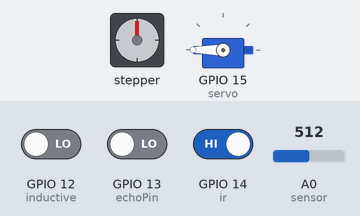
A sketch run on a simulated ESP8266 (NodeMCU). Shown: stepper motor, servo. Wiring (inferred from the names in the program): stepper motor (2048 steps per turn assumed): coils GPIO 5, GPIO 4, GPIO 0, GPIO 2. The test bench sets the inputs (shaded band); at power-on: GPIO 14 (ir) HIGH, GPIO 12 (inductive) LOW, GPIO 13 (echoPin) LOW, A0 (sensor) = 512. WiFi joins after 1.5 s; servers stay silent unless stated; what the sketch prints to the serial monitor is not drawn.

Above: at 3.2 s.
3.3 s: GPIO 14 (ir) driven LOW
At 5.7 s:
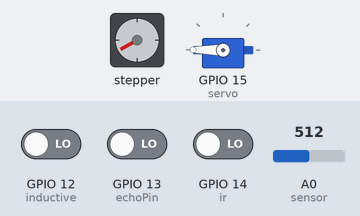
At 8.4 s:
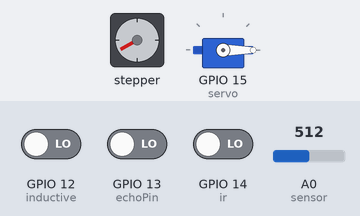
16.3 s: GPIO 12 (inductive) driven HIGH
At 25.3 s:
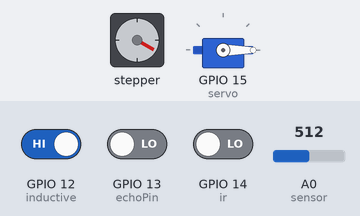
Timing chart, 0 to 58.0 s (numbered marks = the images above; inputs shaded):
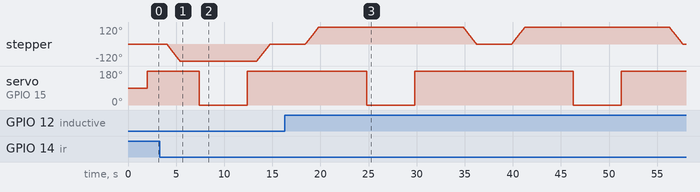

The sketch:

fully_final_code.ino
```cpp
#include <Servo.h>
#include <Arduino.h>
#if defined(ESP32)
  #include <WiFi.h>
#elif defined(ESP8266)
  #include <ESP8266WiFi.h>
#endif
#include <Firebase_ESP_Client.h>

// Include the ultrasonic sensor library
#include <Ultrasonic.h>
// Insert your network credentials
#define WIFI_SSID "LAVA"
#define WIFI_PASSWORD "123456789"

// Insert Firebase project API Key
#define API_KEY "AIzaSyA4ez6GPL6kuECR1hrhL_9pEPLZwigD8as"

// Insert Authorized Email and Corresponding Password
#define USER_EMAIL "imtiyazuddin959@gmail.com"
#define USER_PASSWORD "Dsc@1234"

// Insert RTDB URL
#define DATABASE_URL "https://distance-measurement-4a0c6-default-rtdb.asia-southeast1.firebasedatabase.app/"
// Define Firebase objects
FirebaseData fbdo;
FirebaseAuth auth;
FirebaseConfig config;

// Variable to save USER UID
String uid;

// Variables to save database paths
String databasePath;
String distancePath;

// Ultrasonic sensor pins
#define trigPin 16   //D0
#define echoPin 13   //D7
Ultrasonic ultrasonic(trigPin, echoPin);

// Timer variables (send new readings every three minutes)
unsigned long sendDataPrevMillis = 0;
unsigned long timerDelay = 1000;

#define sensor A0
int  ir =14;
int inductive = 12;
Servo servo;
int motorPin1 = 5;  // Blue   - 28BYJ48 pin 1
int motorPin2 = 4;  // Pink   - 28BYJ48 pin 2
int motorPin3 = 0; // Yellow - 28BYJ48 pin 3
int motorPin4 = 2;
int motorSpeed = 1;

// Initialize WiFi
void initWiFi() {
  WiFi.begin(WIFI_SSID, WIFI_PASSWORD);
  Serial.print("Connecting to WiFi ..");
  while (WiFi.status() != WL_CONNECTED) {
    Serial.print('.');
    delay(1000);
  }
  Serial.println(WiFi.localIP());
  Serial.println();
}

// Write float values to the database
void sendFloat(String path, float value){
  if (Firebase.RTDB.setFloat(&fbdo, path.c_str(), value)){
    Serial.print("Writing value: ");
    Serial.print (value);
    Serial.print(" on the following path: ");
    Serial.println(path);
    Serial.println("PASSED");
    Serial.println("PATH: " + fbdo.dataPath());
    Serial.println("TYPE: " + fbdo.dataType());
  }
  else {
    Serial.println("FAILED");
    Serial.println("REASON: " + fbdo.errorReason());
  }
}

float calculateDistance() {
  digitalWrite(trigPin, LOW);
  delayMicroseconds(2);
  digitalWrite(trigPin, HIGH);
  delayMicroseconds(10);
  digitalWrite(trigPin, LOW);

  unsigned long duration = pulseIn(echoPin, HIGH);
  while(digitalRead(echoPin) == HIGH);
  // Speed of sound is approximately 343 meters per second (or 0.0343 cm/microsecond)
  float distance = (duration * 0.0343) / 2.0; // Divide by 2 because the sound travels to the object and back

  return distance;
}

void setup() {
  // put your setup code here, to run once:

  Serial.begin(115200);
  pinMode(ir,INPUT);
  pinMode(inductive,INPUT);
  servo.attach(15);
  pinMode(motorPin1, OUTPUT);
  pinMode(motorPin2, OUTPUT);
  pinMode(motorPin3, OUTPUT);
  pinMode(motorPin4, OUTPUT);

  initWiFi();

  // Assign the api key (required)
  config.api_key = API_KEY;

  // Assign the user sign in credentials
  auth.user.email = USER_EMAIL;
  auth.user.password = USER_PASSWORD;

  // Assign the RTDB URL (required)
  config.database_url = DATABASE_URL;

  Firebase.reconnectWiFi(true);
  fbdo.setResponseSize(4096);

  // Initialize the library with the Firebase authen and config
  Firebase.begin(&config, &auth);

  // Getting the user UID might take a few seconds
  Serial.println("Getting User UID");
  while ((auth.token.uid) == "") {
    Serial.print('.');
    delay(1000);
  }
  // Print user UID
  uid = auth.token.uid.c_str();
  Serial.print("User UID: ");
  Serial.println(uid);

  // Update database path
  databasePath = "/UsersData/" + uid;

  // Update database path for sensor readings
  distancePath = databasePath + "/distance"; // --> UsersData/<user_uid>/distance

}

void clockwise (){
 // 1
 digitalWrite(motorPin1, HIGH);
 digitalWrite(motorPin2, LOW);
 digitalWrite(motorPin3, LOW);
 digitalWrite(motorPin4, LOW);
 delay(motorSpeed);
 // 2
 digitalWrite(motorPin1, HIGH);
 digitalWrite(motorPin2, HIGH);
 digitalWrite(motorPin3, LOW);
 digitalWrite(motorPin4, LOW);
 delay (motorSpeed);
 // 3
 digitalWrite(motorPin1, LOW);
 digitalWrite(motorPin2, HIGH);
 digitalWrite(motorPin3, LOW);
 digitalWrite(motorPin4, LOW);
 delay(motorSpeed);
 // 4
 digitalWrite(motorPin1, LOW);
 digitalWrite(motorPin2, HIGH);
 digitalWrite(motorPin3, HIGH);
 digitalWrite(motorPin4, LOW);
 delay(motorSpeed);
 // 5
 digitalWrite(motorPin1, LOW);
 digitalWrite(motorPin2, LOW);
 digitalWrite(motorPin3, HIGH);
 digitalWrite(motorPin4, LOW);
 delay(motorSpeed);
 // 6
 digitalWrite(motorPin1, LOW);
 digitalWrite(motorPin2, LOW);
 digitalWrite(motorPin3, HIGH);
 digitalWrite(motorPin4, HIGH);
 delay (motorSpeed);
 // 7
 digitalWrite(motorPin1, LOW);
 digitalWrite(motorPin2, LOW);
 digitalWrite(motorPin3, LOW);
 digitalWrite(motorPin4, HIGH);
 delay(motorSpeed);
 // 8
 digitalWrite(motorPin1, HIGH);
 digitalWrite(motorPin2, LOW);
 digitalWrite(motorPin3, LOW);
 digitalWrite(motorPin4, HIGH);
 delay(motorSpeed);
}

//////////////////////////////////////////////////////////////////////////////
//set pins to ULN2003 high in sequence from 4 to 1
//delay "motorSpeed" between each pin setting (to determine speed)

void counterclockwise(){
 // 1
 digitalWrite(motorPin4, HIGH);
 digitalWrite(motorPin3, LOW);
 digitalWrite(motorPin2, LOW);
 digitalWrite(motorPin1, LOW);
 delay(motorSpeed);
 // 2
 digitalWrite(motorPin4, HIGH);
 digitalWrite(motorPin3, HIGH);
 digitalWrite(motorPin2, LOW);
 digitalWrite(motorPin1, LOW);
 delay (motorSpeed);
 // 3
 digitalWrite(motorPin4, LOW);
 digitalWrite(motorPin3, HIGH);
 digitalWrite(motorPin2, LOW);
 digitalWrite(motorPin1, LOW);
 delay(motorSpeed);
 // 4
 digitalWrite(motorPin4, LOW);
 digitalWrite(motorPin3, HIGH);
 digitalWrite(motorPin2, HIGH);
 digitalWrite(motorPin1, LOW);
 delay(motorSpeed);
 // 5
 digitalWrite(motorPin4, LOW);
 digitalWrite(motorPin3, LOW);
 digitalWrite(motorPin2, HIGH);
 digitalWrite(motorPin1, LOW);
 delay(motorSpeed);
 // 6
 digitalWrite(motorPin4, LOW);
 digitalWrite(motorPin3, LOW);
 digitalWrite(motorPin2, HIGH);
 digitalWrite(motorPin1, HIGH);
 delay (motorSpeed);
 // 7
 digitalWrite(motorPin4, LOW);
 digitalWrite(motorPin3, LOW);
 digitalWrite(motorPin2, LOW);
 digitalWrite(motorPin1, HIGH);
 delay(motorSpeed);
 // 8
 digitalWrite(motorPin4, HIGH);
 digitalWrite(motorPin3, LOW);
 digitalWrite(motorPin2, LOW);
 digitalWrite(motorPin1, HIGH);
 delay(motorSpeed);
}


int irfun(){
  int ir_value=digitalRead(ir);
  return ir_value;
}

int inductivefun(){
  int inductive_value =digitalRead(inductive);
  return inductive_value;
}

int moisture_sensor(){
  int val = analogRead(sensor);
  Serial.println("Analog Output: ");
  Serial.println(val);
  delay(500);
  return val;
}

void finalvalue(){
  // Send new readings to database
  if (Firebase.ready() && (millis() - sendDataPrevMillis > timerDelay || sendDataPrevMillis == 0)){
    sendDataPrevMillis = millis();

    // Get latest sensor readings
    float distance = calculateDistance();
    Serial.println(distance);

    // Send reading to database:
    sendFloat(distancePath, distance);
}
}
void loop() {
  // put your main code here, to run repeatedly:
  servo.write(180);

  int ir = irfun();
  if(ir==0){
      Serial.println("waste aaya");
      int inductive = inductivefun();
      if(inductive==0){
        Serial.println("waste is metal");
        for(int i = 0; i < 171; i++)
          counterclockwise();
        delay(2000); // rotate slowly from 0 degrees to 180 degrees, one by one degree
        servo.write(-180);
        delay(5000); // control servo to go to position in variable 'pos'
        servo.write(180);
        delay(1000);
        for(int n = 0; n < 171; n++) // good
          clockwise();
        delay(2000);

        finalvalue();
        }


      else
      {
       int val=moisture_sensor();
       Serial.println(val);
        if(val<900){

          Serial.println("waste is wet");

          for(int n = 0; n < 171; n++) // good
            clockwise();
          delay(5000);
          servo.write(-180);
          delay(5000);
          servo.write(180);
          delay(5000);
          for(int i = 0; i < 171; i++)
            counterclockwise();
          delay(2000);

          finalvalue();
      }
        else{
          Serial.println("waste is dry");
          delay(5000);
          servo.write(-180);
          delay(5000);
          servo.write(180);
          delay(1000);

          finalvalue();
        }
      }

    }
  else{
      Serial.println("khuda daal");
      delay(1000);
    }

}
```

Measured:
- after the input at 3.3 s, stepper: turns 120° counter-clockwise in 1.4 s, then 120° clockwise in 1.4 s; servo on GPIO 15 (servo): 180° → 0° after 4.1 s, → 180° 5.0 s later
- after the input at 16.3 s, servo on GPIO 15 (servo): alternates 180° for 16.4 s and 0° for 5.0 s, starting after 8.5 s
